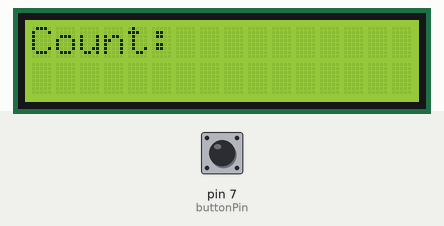
Simulated run of this sketch. Board: Arduino Uno, built with avr-gcc and run on an emulated ATmega328P. On the bench: 16×2 character LCD. The test bench sets the inputs (shaded band); at power-on: pin 7 (buttonPin) HIGH.

Above: at 1.2 s.
1.3 s: pin 7 (buttonPin) pulled LOW for 0.15 s
At 2.4 s:
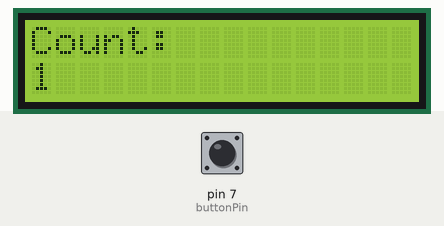
2.9 s: pin 7 (buttonPin) pulled LOW for 1 s
At 3.6 s:
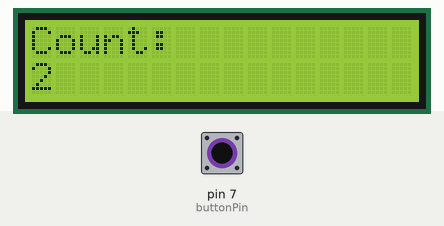
5.4 s: pin 7 (buttonPin) pulled LOW for 0.15 s
At 6.6 s:
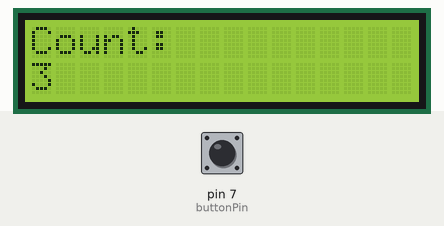
7.0 s: pin 7 (buttonPin) pulled LOW for 1 s
At 7.9 s:
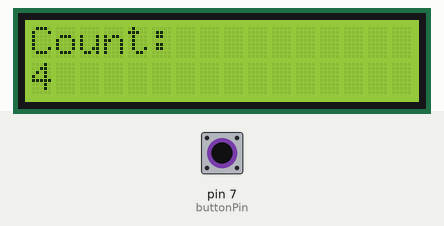
Timing chart, 0 to 10.0 s (numbered marks = the images above; inputs shaded):
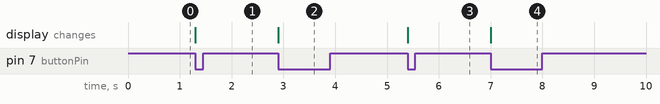

The sketch:

code.ino
```cpp
#include <LiquidCrystal.h>

LiquidCrystal lcd(12, 11, 5, 4, 3, 2);

int buttonPin = 7;
int count = 0;
int buttonState = HIGH;
int lastButtonState = HIGH;

void setup() {
  pinMode(buttonPin, INPUT_PULLUP);
  lcd.begin(16, 2);
  lcd.print("Count:");
}

void loop() {
  buttonState = digitalRead(buttonPin);

  if (buttonState == LOW && lastButtonState == HIGH) {
    count++;
    lcd.setCursor(0, 1);
    lcd.print("    ");      // clear old digits
    lcd.setCursor(0, 1);
    lcd.print(count);
    delay(200);
  }

  lastButtonState = buttonState;
}
```

Measured:
- after the input at 1.3 s, the display: changes at once (image 1)
- after the input at 2.9 s, the display: changes at once (image 2)
- after the input at 5.4 s, the display: changes at once (image 3)
- after the input at 7.0 s, the display: changes at once (image 4)
